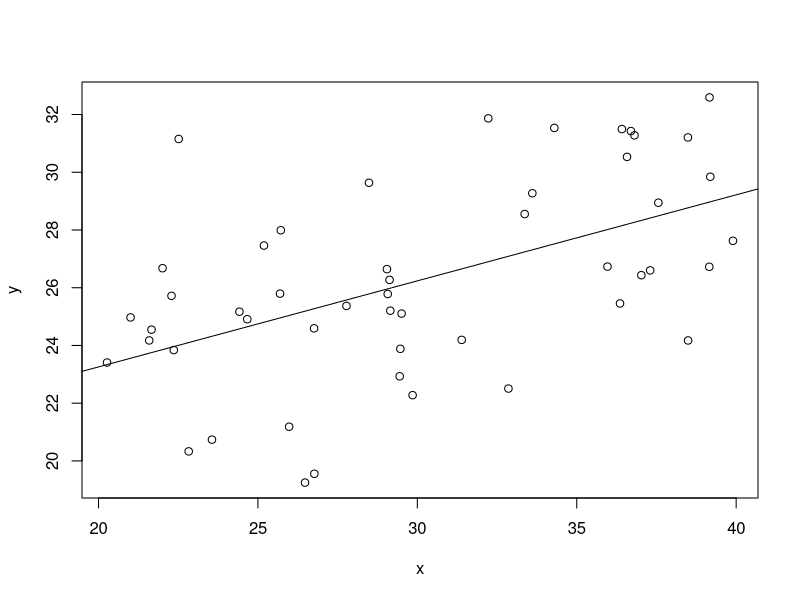
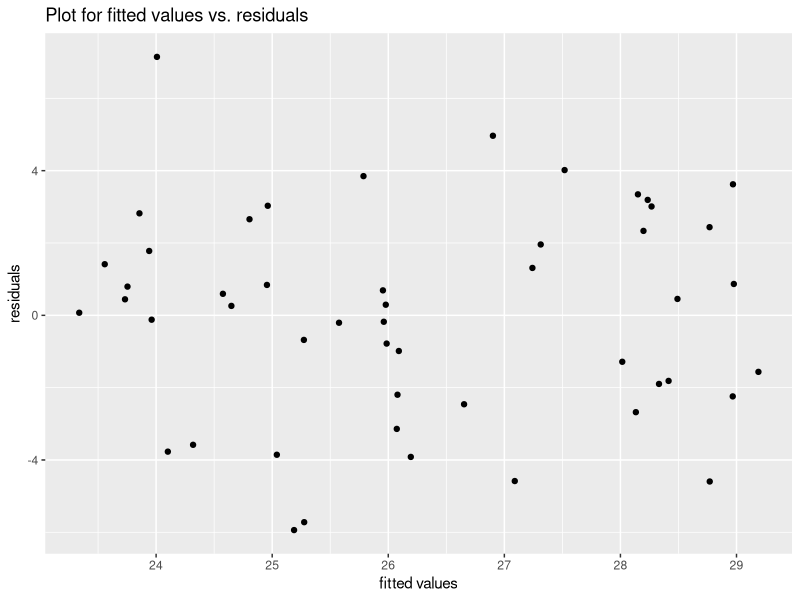
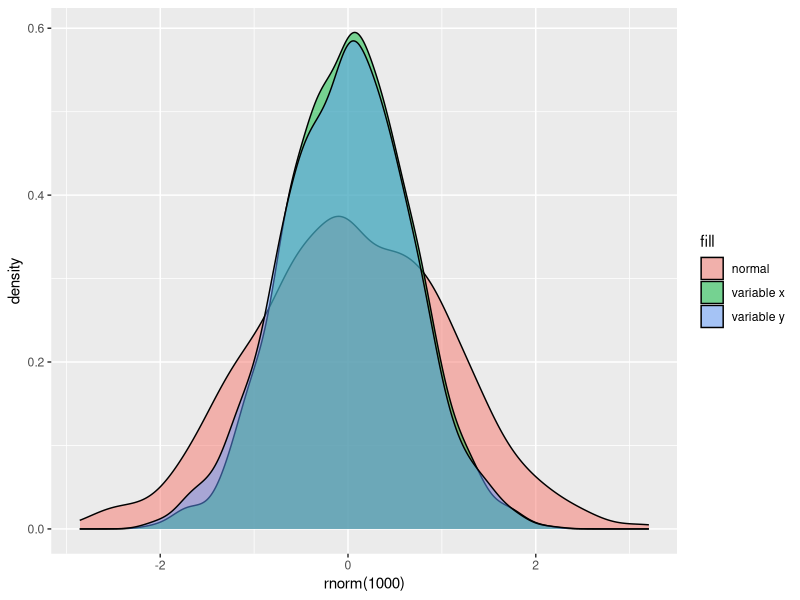

Generate these figures, in order, with R:
## ---- chunk 1
library(tidyverse)
library(microbenchmark)
library(ggplot2)
## ---- chunk 2
set.seed(1)

binom <- function(l,n,p) {
  bin_data<-NULL
  for (i in 1:l){
    x<-runif(n, min=0, max=1)
    bin_data[i] = sum(as.numeric(x < p))
  }
  return(bin_data)
}

binom(1,100, 0.4)
rbinom(1,100,0.4)

## ---- chunk 3
microbenchmark(binom(1,100,0.4),rbinom(1,100,0.4))
## ---- chunk 4
set.seed(999)

n <- 50
e<-rnorm(n,0,3)
x<-runif(50,min = 20,max=40)
y<-15+0.4*x+e

mod1 <- lm(y~x)
#scatter plot
plot(x,y)
abline(lm(y~x))
#plot fitted values vs residuals
ggplot() + 
  geom_point(aes(x=mod1$fitted.values, y=mod1$residuals))+
  labs(x = "fitted values", y = "residuals", title = "Plot for fitted values vs. residuals")


## ---- chunk 5
set.seed(999)
box_muller <- function() {
  u1 <- runif(1)
  u2 <- runif(1)
  
  r <- sqrt(-2*log10(u1))
  theta <- 2*pi*u2
  
  x <- r * cos(theta)
  y <- r * sin(theta)
  return(c(x,y))
}

data_box<-replicate(1000,box_muller())
data_box<-data.frame(x=data_box[1,],y=data_box[2,])

ggplot()+geom_density(aes(x=rnorm(1000), fill = "normal"),alpha=0.5)+
  geom_density(aes(x=data_box$x, fill = "variable x"),alpha=0.5) +
  geom_density(aes(x=data_box$y, fill = "variable y"),alpha=0.5)

